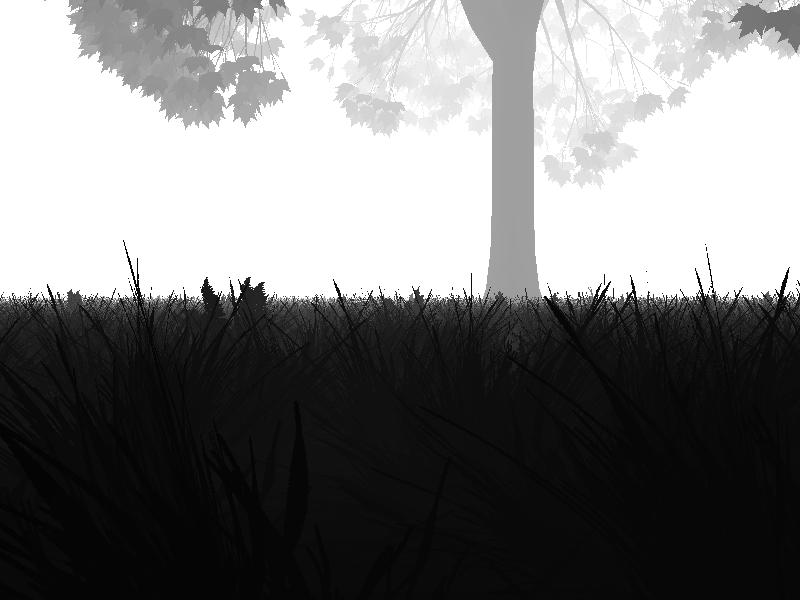
#> input picture test-images/frame--depth-34.jpg, 800 x 600 px, found by its file name
$ python normal-weighted-average-0.py
#> lines starting #> are read from the running program, lines starting #| are printed output that depends on the picture
import cv2
import numpy as np
import glob
import os
import sys
import time
import numpy as np
import inotify.adapters

from scipy.stats import norm
import matplotlib.pyplot as plt
import seaborn as sb

def weightedMatLin(rows, columns):
	weighted_mat = np.zeros((rows,columns))
	for x in range(0,rows):
		for y in range(0,columns):
			weighted_mat[x][y] = x+1
	return weighted_mat

def weightedMatLog(rows, columns):
	weighted_mat = np.zeros((rows,columns))
	for x in range(0,rows):
		for y in range(0,columns):
			weighted_mat[x][y] = 2**x
	return weighted_mat

def weightedMatNorm(rows, columns, weights):
	weighted_mat = np.zeros((rows,columns))
	for x in range(0,rows):
		for y in range(0,columns):
			weighted_mat[x][y] = weights[x]
	return weighted_mat

"""
sb.set_style('whitegrid')
sb.lineplot(data, pdf , color = 'black')
plt.xlabel('Heights')
plt.ylabel('Probability Density')
plt.show()
"""

path = '/home/matt-ip/Desktop/temp/frames/frame--depth-34.jpg'
img = cv2.imread(path, 0) # 0 params, for grey image
#> img is the input picture: shape (600, 800); min 0, max 255, mean 123.8
rows, cols = img.shape[:2]  # image height and width
#> rows = 600; cols = 800

left_reg = img[0:rows, 0:int(round((1/3)*cols)-1)]
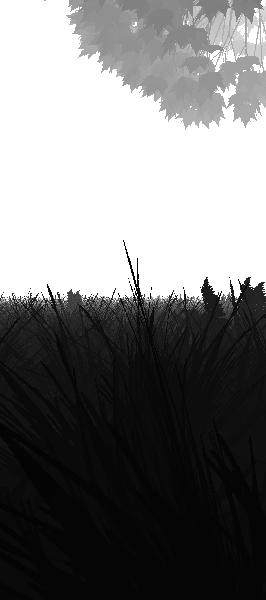
#> left_reg: shape (600, 266); min 0, max 255, mean 121.2
right_reg = img[0:rows, int(round((2/3)*cols)+1):cols]
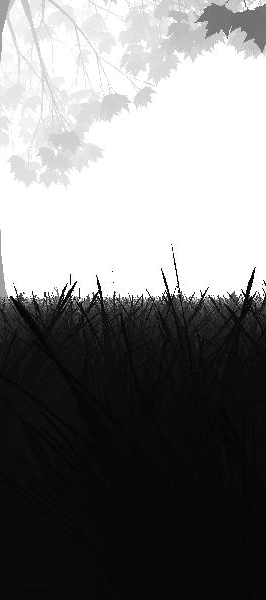
#> right_reg: shape (600, 266); min 0, max 255, mean 126.6
mid_reg = img[0:rows, int(round((1/3)*cols)-1):int(round((2/3)*cols)+1)]
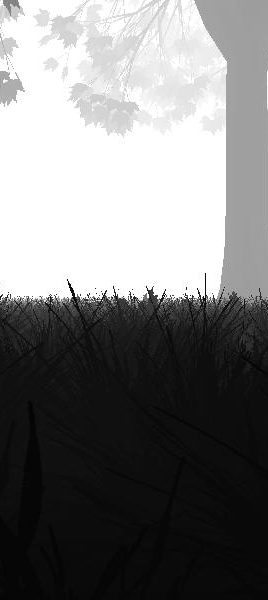
#> mid_reg: shape (600, 268); min 0, max 255, mean 123.7

left_mean, right_mean, mid_mean = np.mean(left_reg), np.mean(right_reg), np.mean(mid_reg)
#> left_mean = 121.2; right_mean = 126.6; mid_mean = 123.7
reg_mean_arr = [left_mean, mid_mean, right_mean]
#> reg_mean_arr = [121.2, 123.7, 126.6]

least_obs = np.argmax(reg_mean_arr)
#> least_obs = 2
#least_obs_arr.append(least_obs)
most_obs = np.argmin(reg_mean_arr)
#> most_obs = 0

#weighted_mat_lr = weightedMatLog(rows, 266)
#weighted_mat_mid = weightedMatLog(rows, 268)

"""
weighted_mat_lr = np.zeros((rows,266))
for x in range(0,rows):
	for y in range(0,266):
		weighted_mat_lr[x][y] = 2**(x+1)

weighted_mat_mid = np.zeros((rows,268))
for x in range(0,rows):
	for y in range(0,268):
		weighted_mat_mid[x][y] = x+1
"""

columns = 266

row_indices = np.arange(1,601,1)
#print(data)
pdf = norm.pdf(row_indices, loc=300.5, scale=60)
#print(pdf[298], pdf[299], pdf[300], pdf[301])
#print(max(pdf))

weights = []

for i in pdf:
	weights.append(i/max(pdf))

#print(max(weights))
"""
weighted_mat = np.zeros((600,columns))
for x in range(0,600):
	for y in range(0,columns):
		weighted_mat[x][y] = weights[x]
"""
weighted_mat_lr = weightedMatNorm(600, 266, weights)
weighted_mat_mid = weightedMatNorm(600, 268, weights)

print(weighted_mat_mid)
"""
left_w_avg = np.average(left_reg, weights = weighted_mat_lr)
right_w_avg = np.average(right_reg, weights = weighted_mat_lr)
mid_w_avg = np.average(mid_reg, weights = weighted_mat_mid)

reg_w_avg_arr = [left_w_avg, mid_w_avg, right_w_avg]
least_obs_w = np.argmax(reg_w_avg_arr)
#least_obs_arr.append(least_obs_w)
most_obs_w = np.argmax(reg_w_avg_arr)


left_half = img[0:rows, 0:int(0.5*cols)]
right_half = img[0:rows, int(0.5*cols):cols]

left_half_mean, right_half_mean = np.mean(left_half), np.mean(right_half)

weighted_mat_half = weightedMatLog(rows, 400)


weighted_mat_half = np.zeros((rows,400))
for x in range(0,rows):
	for y in range(0,400):
		weighted_mat_half[x][y] = x+1


left_half_w_avg = np.average(left_half, weights = weighted_mat_half)
right_half_w_avg = np.average(right_half, weights = weighted_mat_half)

# [5 lines of commented-out code are left out]
"""

$ run again, with test-images/frame--depth-0.jpg copied over test-images/frame--depth-34.jpg
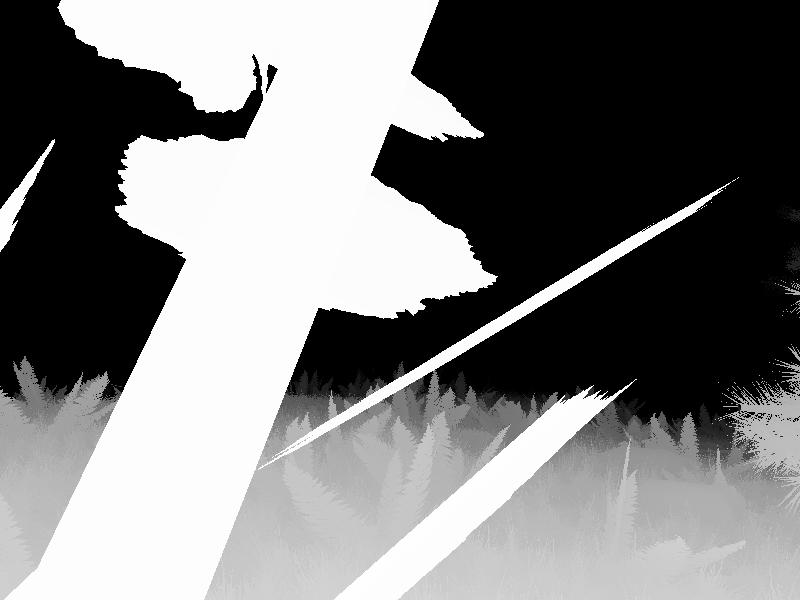
#> input picture test-images/frame--depth-0.jpg, 800 x 600 px, found by its file name
#> img is the input picture: shape (600, 800); min 0, max 255, mean 124.2
#> `right_reg = img[0:rows, int(round((2/3)*cols)+1):cols]`:
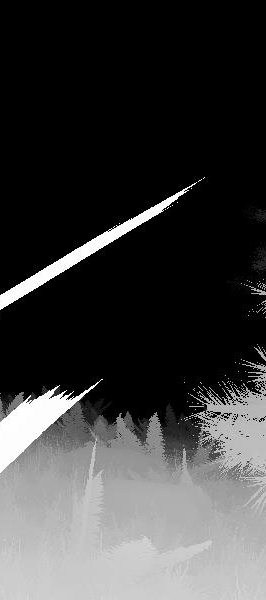
#> right_reg: shape (600, 266); min 0, max 255, mean 61
#> `mid_reg = img[0:rows, int(round((1/3)*cols)-1):int(round((2/3)*cols)+1)]`:
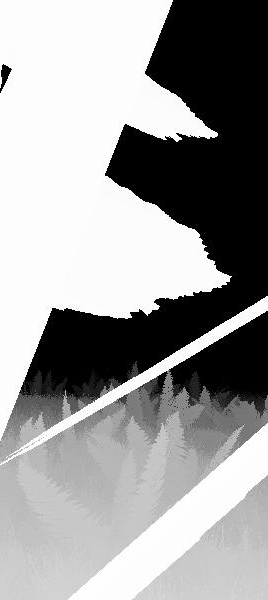
#> mid_reg: shape (600, 268); min 0, max 255, mean 155.8
#> left_mean = 155.6; right_mean = 61; mid_mean = 155.8
#> reg_mean_arr = [155.6, 155.8, 61]
#> least_obs = 1
#> most_obs = 2

$ run again, with test-images/frame--depth-1.jpg copied over test-images/frame--depth-34.jpg
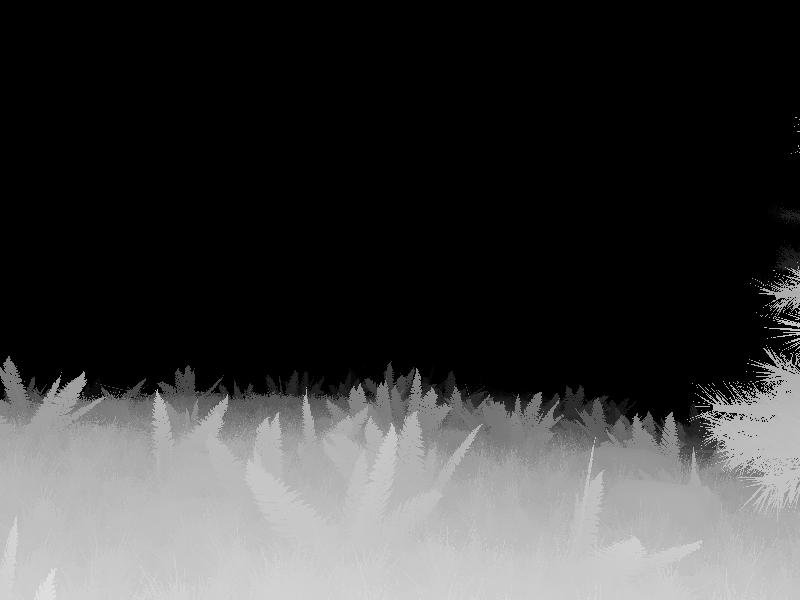
#> input picture test-images/frame--depth-1.jpg, 800 x 600 px, found by its file name
#> img is the input picture: shape (600, 800); min 0, max 228, mean 60.4
#> `right_reg = img[0:rows, int(round((2/3)*cols)+1):cols]`:
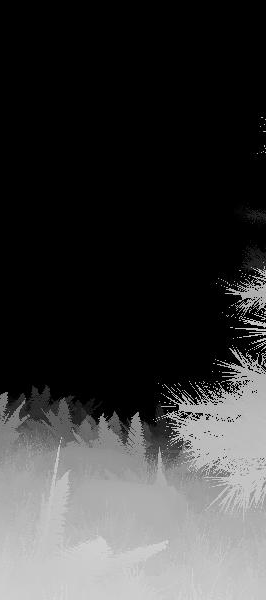
#> right_reg: shape (600, 266); min 0, max 226, mean 57.7
#> `mid_reg = img[0:rows, int(round((1/3)*cols)-1):int(round((2/3)*cols)+1)]`:
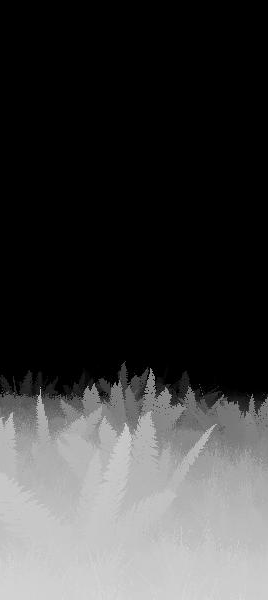
#> mid_reg: shape (600, 268); min 0, max 216, mean 60.8
#> left_mean = 62.77; right_mean = 57.68; mid_mean = 60.78
#> reg_mean_arr = [62.77, 60.78, 57.68]
#> least_obs = 0
#> most_obs = 2

$ run again, with test-images/frame--depth-249.jpg copied over test-images/frame--depth-34.jpg
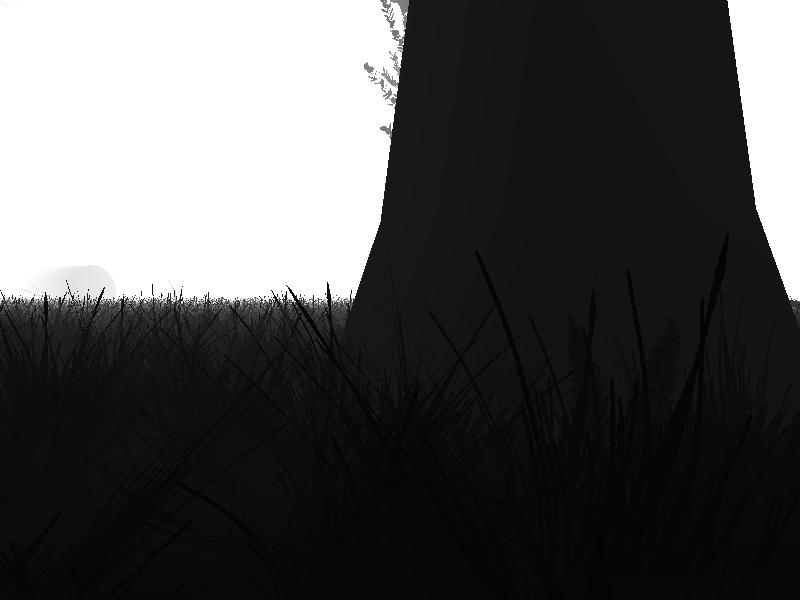
#> input picture test-images/frame--depth-249.jpg, 800 x 600 px, found by its file name
#> img is the input picture: shape (600, 800); min 0, max 255, mean 80.4
#> `right_reg = img[0:rows, int(round((2/3)*cols)+1):cols]`:
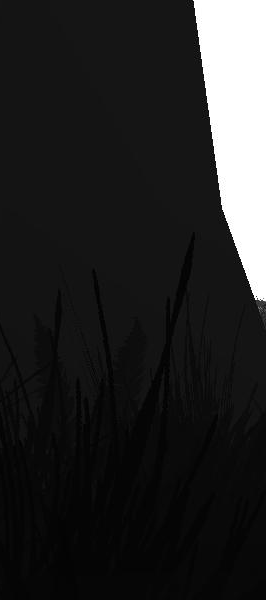
#> right_reg: shape (600, 266); min 0, max 255, mean 36.8
#> `mid_reg = img[0:rows, int(round((1/3)*cols)-1):int(round((2/3)*cols)+1)]`:
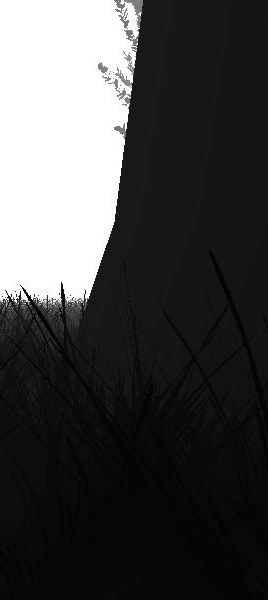
#> mid_reg: shape (600, 268); min 0, max 255, mean 69.2
#> left_mean = 135.4; right_mean = 36.83; mid_mean = 69.18
#> reg_mean_arr = [135.4, 69.18, 36.83]
#> least_obs = 0
#> most_obs = 2
